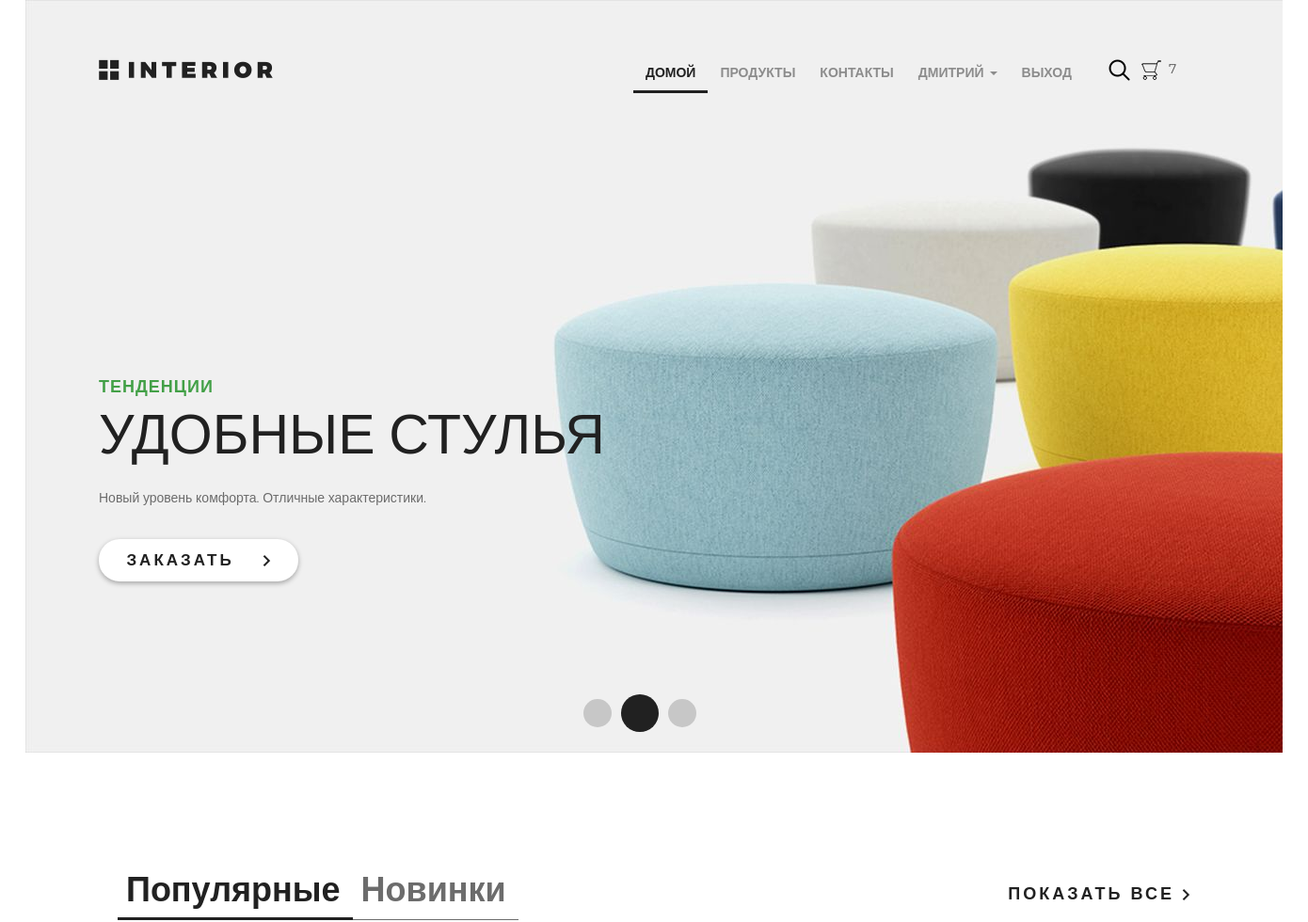
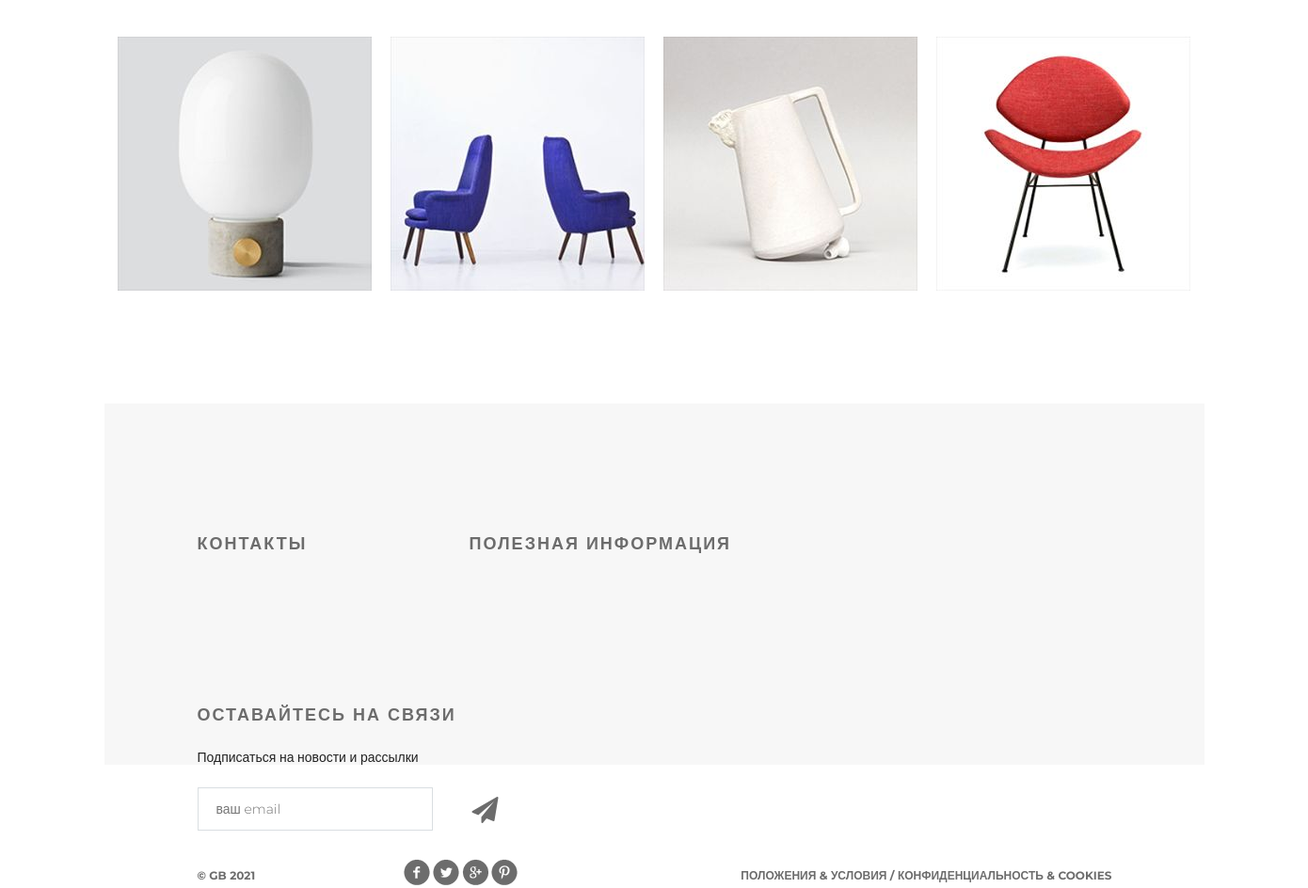
The page / (signed in) on the database its author committed (2 pictures, top to bottom).
### authapp/models.py (models this page shows, shortened)
class ShopUser(AbstractUser):
    avatar = models.ImageField(upload_to='users_avatars', blank=True)
    age = models.PositiveSmallIntegerField(verbose_name='возраст', default=18)
    activation_key = models.CharField(max_length=128, blank=True)
    activation_key_expires = models.DateTimeField(verbose_name='актуальность ключа', auto_now_add=True, blank=True, null=True)

### basketapp/models.py (models this page shows, shortened)
class Basket(models.Model):
    user = models.ForeignKey(settings.AUTH_USER_MODEL, on_delete=models.CASCADE, related_name='basket')
    product = models.ForeignKey(Product, on_delete=models.CASCADE)
    quantity = models.PositiveIntegerField(verbose_name='количество', default=0)
    add_datetime = models.DateTimeField(auto_now_add=True, verbose_name='время')
    @property
    def total_quantity(self):
        _items = Basket.objects.filter(user=self.user)
        _total_quantity = sum(list(map(lambda x: x.quantity, _items)))
        return _total_quantity

### mainapp/models.py (models this page shows, shortened)
class Product(models.Model):
    category = models.ForeignKey(ProductCategory, on_delete = models.CASCADE)
    name = models.CharField(max_length=128, verbose_name = 'имя')
    image = models.ImageField(upload_to = 'products_images', blank=True)
    short_desc = models.CharField(max_length=64, verbose_name = 'краткое описание', blank = True )
    description = models.TextField(blank = True, verbose_name = 'описание')
    price = models.DecimalField(verbose_name='цена', max_digits=8, decimal_places=2, default=0)
    quantity = models.PositiveSmallIntegerField(verbose_name = 'количество на складе', default = 0)
    is_active = models.BooleanField(verbose_name="активность", default=True)

### mainapp/views.py (the view)
# urls.py: path('', mainapp.main, name='main'),
def main(request):
    products = Product.objects.all()[:4]
    content = {
        'title': 'Главная',
        'products': products,
    }
    return render(request, 'mainapp/index.html', content)

### mainapp/context_processors.py (called while the page is built)
def basket(request):
    basket_list = []
    if request.user.is_authenticated:
        basket_list = Basket.objects.filter(user=request.user)
    return {
        'basket': basket_list
    }

### mainapp/templates/mainapp/index.html (shortened to what this page needs)
{% extends 'mainapp/base.html' %}
{% load static %}
{% block content %}
<div class="slider">
    <div class="header clearfix">
        <a href="index.html" class="logo"></a>
        {% include 'mainapp/includes/inc_menu.html' %}
    </div>
    <div class="text-slider">
        <h3 class="green">тенденции</h3>
        <h3 class="big"> удобные стулья</h3>
        <p>Новый уровень комфорта. Отличные характеристики.</p>
        <a href="#" class="button-order">заказать <img src="{% static 'img/arrow.png' %}" alt=""></a>
    </div>
    <div class="navi">
        <a href="#"></a><a href="#"></a><a href="#"></a>
    </div>
</div>
<div class="featured">
    <div class="featured-menu">
        <a class="active" href="#">Популярные</a><a href="#">Новинки</a>
    </div>
    <a class="explore" href="#">показать все <img src="{% static 'img/arrow.png' %}" alt=""></a>
    <div class="clearfix">
    </div>
    <div class="tab-content">
        {% for product in products %}
					<div class="block">
						<a href="{% url 'products:product' product.pk %}">
							<img src="/media/{{ product.image }}" alt="{{ product.name }}">
						</a>
					</div>
				{% endfor %}
    </div>
</div>
<div class="clr"></div>
{% endblock %}

### mainapp/templates/mainapp/includes/inc_menu.html (shortened to what this page needs)
<ul class="menu">
    <li><a href="{% url 'main' %}" class="{% if request.resolver_match.url_name == 'main' %}active{% endif %}">домой</a>
    </li>
    <li>
        <a href="{% url 'products:products' %}"
           class="{% if request.resolver_match.namespace == 'products' %}active{%endif %}">
            продукты
        </a>
    </li>
    <li><a href="{% url 'contact' %}" class="{% if request.resolver_match.url_name == 'contact' %}active {% endif%}">
        контакты
    </a>
    </li>
    {% if user.is_authenticated %}
    <li>
        <div class="dropdown">
            <a class="dropdown-toggle" href="" data-toggle="dropdown">
                {{ user.first_name|default:'Пользователь' }}
                <span class="caret"></span>
            </a>
        </div>
    </li>
    <li>
        <a href="{% url 'auth:logout' %}">
            выход
        </a>
    </li>
    {% else %}
    <li>
        <a href="{% url 'auth:login' %}">
            вход
        </a>
    </li>
    {% endif %}
</ul>
<a href="#" class="search"></a>
<a href="{% url 'basket:view' %}" class="basket">
            <span>
                {% if basket %}
                    {{ basket.0.total_quantity }}
                {% endif %}
            </span>
</a>

### static/style.css (style rules this page uses)
* { margin: 0; padding: 0; }
body { font-family: 'Montserrat', sans-serif; }
html, body { height: 100%; }
.clr { height: 384px; }
.slider { height: 800px; background-image: url(/static/img/slider.jpg); padding-left: 78px; padding-right: 211px; position: relative; }
.logo { background-image: url(/static/img/logo.png); margin-top: 63px; width: 185px; height: 22px; float: left; }
.menu { list-style-type: none; margin-top: 67px; float: right; }
.menu li { float: left; }
.menu a { color: #8c8c8c; font-size: 14px; font-weight: 700; text-align: right; text-transform: uppercase; text-decoration: none; padding: 10px 13px; }
.menu .active { color: #212121; font-weight: 700; border-bottom: 3px solid #212121; }
.search { display: block; width: 23px; height: 23px; background-image: url(/static/img/search.png); position: absolute; top: 63px; left: 1151px; }
.basket { display: block; width: 23px; height: 23px; background-image: url(/static/img/basket.png); position: absolute; top: 63px; left: 1185px; text-decoration: none; color: #555; }
.basket span { display: block; margin-left: 30px; width: 150px; }
.clearfix:after { content: ""; display: block; clear: both; }
.text-slider { margin-top: 288px; position: absolute; }
.text-slider p { color: #6c6c6c; font-size: 14px; text-align: left; width: 458px; line-height: 24px; }
.button-order { background-color: #ffffff; box-shadow: 0px 2px 4.85px 0.15px rgba(33, 33, 33, 0.35); width: 212px; height: 45px; display: block; text-transform: uppercase; text-align: center; border-radius: 22px; text-decoration: none; color: #212121; font-size: 17px; font-weight: 700; line-height: 45px; margin-top: 32px; letter-spacing: 3px; }
.button-order img { padding-left: 22px; }
.green { text-transform: uppercase; color: #43a047; font-size: 18px; font-weight: 700; text-align: left; margin-bottom: 22px; line-height: 13px; letter-spacing: 1px; }
.big { color: #212121; font-size: 59px; line-height: 43px; text-transform: uppercase; font-weight: 100; margin-bottom: 34px; }
.navi { position: absolute; bottom: 22px; right: 618px; display: flex; width: 130px; height: 40px; justify-content: space-between; align-items: center; }
.navi a { display: block; width: 30px; height: 30px; border-radius: 50%; background-color: rgba(33, 33, 33, 0.2); float: left; margin: 0px 5px; }
.navi a:nth-child(2) { display: block; width: 40px; height: 40px; border-radius: 50%; background-color: #212121; float: left; margin: 0px; }
.featured { padding-left: 98px; padding-right: 98px; }
.featured-menu { margin-top: 120px; width: 300px; height: 49px; float: left; }
.featured-menu a { color: #6c6c6c; font-size: 36px; font-weight: 700; text-align: left; text-decoration: none; border-bottom: 1px solid #6c6c6c; padding-bottom: 10px; padding-right: 13px; padding-left: 9px; }
.featured-menu .active { font-size: 36px; font-weight: 700; text-align: left; color: #212121; border-bottom: 3px solid #212121; padding-bottom: 8px; }
.explore { text-transform: uppercase; color: #212121; font-size: 18px; font-weight: 700; line-height: 24px; text-align: center; float: right; margin-top: 138px; letter-spacing: 3px; text-decoration: none; }
.tab-content { margin-top: 50px; display: flex; justify-content: space-between; margin-bottom: 120px; }
.tab-content .block { height: 270px; width: 270px; position: relative; }

### rows shown on the page
ShopUser: first_name "ДМИТРИЙ"
Basket: user+quantity "7"
Product: image (picture)
Product: image (picture)
Product: image (picture)
Product: image (picture)
